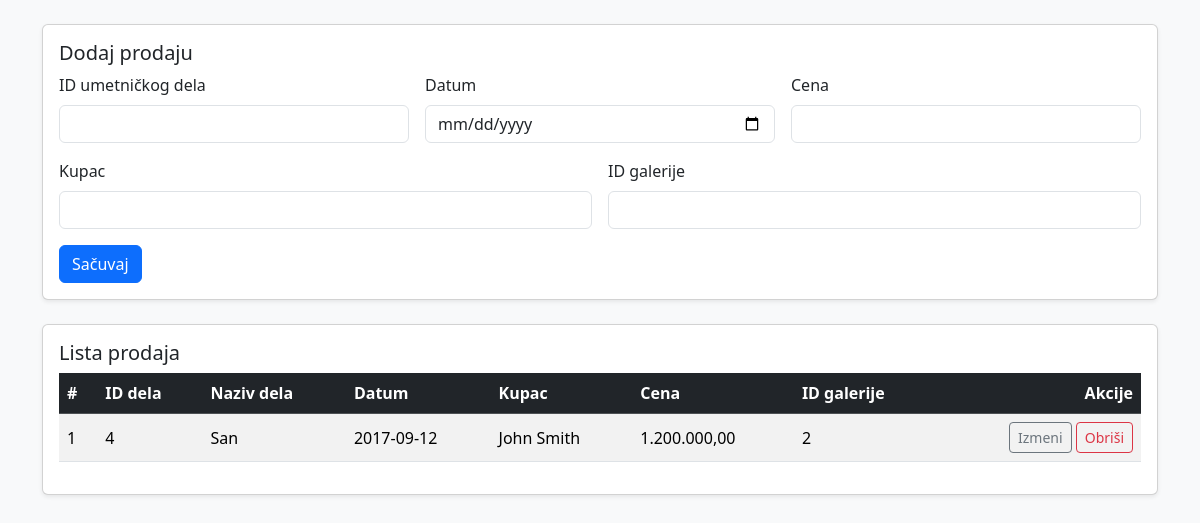
/prikaz/prodajaPrikaz.php, run on the app's committed database.
### tables this page shows
CREATE TABLE `prodaja` (
  `id_prodaje` int(11) NOT NULL,
  `umetnicko_delo_id` int(11) NOT NULL,
  `datum` date NOT NULL,
  `kupac` varchar(200) NOT NULL,
  `cena` decimal(10,2) NOT NULL,
  `galerija_id` int(11) NOT NULL
);

CREATE TABLE `umetnicka_dela` (
  `id_umetnickogDela` int(11) NOT NULL,
  `naziv_dela` varchar(100) NOT NULL,
  `godina` int(11) NOT NULL,
  `tip` varchar(50) NOT NULL,
  `cena` decimal(10,2) NOT NULL,
  `id_umetnik` int(11) NOT NULL,
  `galerija_id` int(11) NOT NULL
);

### prikaz/prodajaPrikaz.php (the view, shortened to what this page needs)
<?php
require_once __DIR__ . '/../baza/db.php';
function e($s){ return htmlspecialchars((string)$s, ENT_QUOTES, 'UTF-8'); }
$q = "
  SELECT p.*, d.naziv_dela AS delo_naziv
  FROM prodaja p
  LEFT JOIN umetnicka_dela d ON d.id_umetnickogDela = p.umetnicko_delo_id
  ORDER BY p.id_prodaje DESC
";
$prodaje = $conn->query($q)->fetch_all(MYSQLI_ASSOC);
?>
<!doctype html>
<html lang="sr">
<head>
  <link href="https://cdn.jsdelivr.net/npm/bootstrap@5.3.3/dist/css/bootstrap.min.css" rel="stylesheet">
</head>
<body class="bg-light">
<div class="container py-4">
  <div class="card mb-4 shadow-sm">
    <div class="card-body">
      <h5 class="card-title">Dodaj prodaju</h5>
      <form method="post" class="row g-3">
        <div class="col-md-4">
          <label class="form-label">ID umetničkog dela</label>
          <input type="number" name="umetnicko_delo_id" class="form-control" required>
        </div>
        <div class="col-md-4">
          <label class="form-label">Datum</label>
          <input type="date" name="datum" class="form-control" required>
        </div>
        <div class="col-md-4">
          <label class="form-label">Cena</label>
          <input type="number" step="0.01" name="cena" class="form-control" required>
        </div>
        <div class="col-md-6">
          <label class="form-label">Kupac</label>
          <input name="kupac" class="form-control" required>
        </div>
        <div class="col-md-6">
          <label class="form-label">ID galerije</label>
          <input type="number" name="galerija_id" class="form-control">
        </div>
        <div class="col-12">
          <button class="btn btn-primary">Sačuvaj</button>
        </div>
      </form>
    </div>
  </div>
  <div class="card shadow-sm">
    <div class="card-body">
      <div class="d-flex justify-content-between align-items-center mb-2">
        <h5 class="card-title mb-0">Lista prodaja</h5>
      </div>
      <div class="table-responsive">
        <table class="table table-striped table-hover align-middle">
          <thead class="table-dark">
            <tr>
              <th>#</th>
              <th>ID dela</th>
              <th>Naziv dela</th>
              <th>Datum</th>
              <th>Kupac</th>
              <th>Cena</th>
              <th>ID galerije</th>
              <th class="text-end">Akcije</th>
            </tr>
          </thead>
          <tbody>
          <?php foreach($prodaje as $p): ?>
            <tr>
              <td><?= (int)$p['id_prodaje'] ?></td>
              <td><?= (int)$p['umetnicko_delo_id'] ?></td>
              <td><?= e($p['delo_naziv'] ?? '') ?></td>
              <td><?= e($p['datum']) ?></td>
              <td><?= e($p['kupac']) ?></td>
              <td><?= number_format((float)$p['cena'], 2, ',', '.') ?></td>
              <td><?= (int)$p['galerija_id'] ?></td>
              <td class="text-end">
                <button class="btn btn-sm btn-outline-secondary"
                        data-bs-toggle="modal"
                        data-bs-target="#editProdaja<?= (int)$p['id_prodaje'] ?>">
                  Izmeni
                </button>
                <a href="?action=delete&id=<?= (int)$p['id_prodaje'] ?>"
                   class="btn btn-sm btn-outline-danger"
                   onclick="return confirm('Obriši prodaju?');">
                  Obriši
                </a>
              </td>
            </tr>
          <?php endforeach; ?>
          </tbody>
        </table>
      </div>
    </div>
  </div>
</div>
</body>
</html>

### data on the page
prodaja: id_prodaje "1", umetnicko_delo "4", umetnicko_delo.naziv_dela "San", datum "2017-09-12", kupac "John Smith", cena "1.200.000,00", galerija "2"
